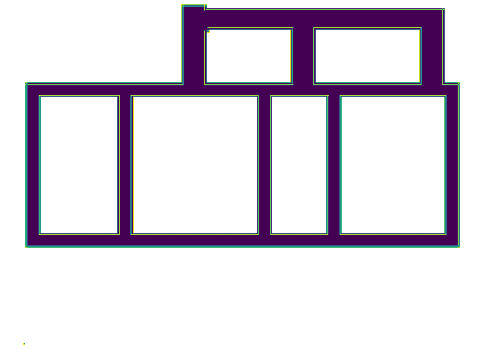
#> input picture resource/world.png, 489 x 349 px
$ python index.py
#> lines starting #> are read from the running program, lines starting #| are printed output that depends on the picture
### wave_front.py
import os
import time
from colorama import init as colorama_init
from colorama import Fore
from colorama import Style
import copy


class Wave_Front:

    __world: list[list[int]]

    def __init__(self, world: list[list[int]]) -> None:
        self.__world = world

    def propagate(self, coords: tuple[int, int]):
        propagated_world = copy.deepcopy(self.__world)
        x, y = coords

        circular_points = self.__getCircularPoints(coords)
        current_value = propagated_world[x][y]

        for x, y in circular_points:
            if (self.__verifyPosition(propagated_world, coords, (x, y))):
                propagated_world[x][y] = current_value + 1

        while (len(circular_points) > 0):
            next_points = []
            for x, y in circular_points:

                try:
                    current_value = propagated_world[x][y]
                except IndexError:
                    continue

                circular_points = self.__getCircularPoints((x, y))

                for x, y in circular_points:
                    if (self.__verifyPosition(propagated_world, coords, (x, y))):
                        next_points.append((x, y))
                        propagated_world[x][y] = current_value + 1

                circular_points = next_points

        return propagated_world

    def __getCircularPoints(self, coords: tuple[int, int]):
        x, y = coords
        return [
            (x-1, y),
            (x, y+1),
            (x+1, y),
            (x, y-1)
        ]

    def __verifyPosition(self, world: list[list[int]], initialPoint: tuple[int, int], coords: tuple[int, int]):
        try:
            x, y = coords
            if (x < 0 or y < 0):
                return False
            if (world[x][y] > 0):
                return False
            if (world[x][y] < 0):
                return False
            if (coords == initialPoint):
                return False
            return True
        except IndexError:
            return False

    # [17 lines left out: function printVec, not called in this run]

    def create_show_world(self, world: list[list[int]]):
        maxi = 0
        for row in world:
            for px in row:
                if (px > maxi):
                    maxi = px

        ratio = (255 / maxi)

        show_word = []
        for row in world:
            nr = []
            for px in row:
                if (px < 0):
                    nr.append((255, 255, 255))
                    continue

                if (px >= 0 and px <= 1):
                    nr.append((225, 235, 154))
                    continue

                value = int(px * ratio)
                value = 255 - value

                # [10 lines of commented-out code are left out]

                nr.append((value, int(value/2), 0))
            show_word.append(nr)

        return show_word

### index.py
from PIL import Image
from matplotlib import pyplot as plt
import matplotlib.image as mpimg
import numpy as np
from propagate import *
from wave_front import Wave_Front

img_path = 'resource/world.png'

img = Image.open(img_path)
#> img is the input picture: PIL image 489x349 RGBA; mean R, G, B, A 218.4, 212.4, 222.6, 255
img = img.convert('RGB')
#> img: PIL image 489x349 RGB
img_w, img_h = img.size
#> img_w = 489; img_h = 349

data = np.asarray(img)


def rgb_to_number(c):
    v = 0
    for i in c:
        v += i
    return v


world = []
for row in data:
    nr = []
    for px in row:
        px = rgb_to_number(px)
        if (px != 765):
            nr.append(0)
        else:
            nr.append(-1)
    world.append(nr)
#> this loop made 349 passes

_, axes = plt.subplots(1, 2)

adler = Wave_Front(world)

propagated_world = adler.propagate((112, 116))
axes[0].imshow(adler.create_show_world(propagated_world))

propagated_world2 = adler.propagate((10, 278))
axes[1].imshow(adler.create_show_world(propagated_world2))

plt.show()
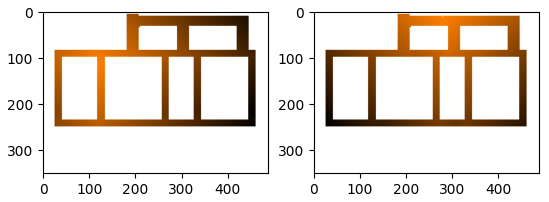
#> figure drawn by matplotlib, 2 panels
